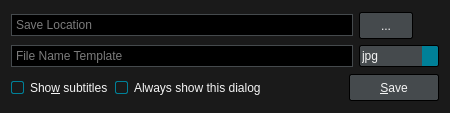
<?xml version="1.0" encoding="UTF-8"?>
<ui version="4.0">
 <class>ScreenshotDialog</class>
 <widget class="QDialog" name="ScreenshotDialog">
  <property name="geometry">
   <rect>
    <x>0</x>
    <y>0</y>
    <width>450</width>
    <height>113</height>
   </rect>
  </property>
  <property name="windowTitle">
   <string>Take Screenshot</string>
  </property>
  <property name="styleSheet">
   <string notr="true">QWidget {
	font: 12px &quot;Noto Sans&quot;, &quot;FreeSans&quot;;
	background: #1A1A1A;
	color: whitesmoke;
}

/* QCheckBox */

QCheckBox::indicator,
QGroupBox::indicator{
	width: 11px;
	height: 11px;
	border: 1px solid #008098;
	border-radius: 2px;
}
QCheckBox::indicator:unchecked,
QGroupBox::indicator:unchecked {
	border: 1px solid whitesmoke;
	background: #1A1A1A;
	image: none;
}
QCheckBox::indicator:checked,
QGroupBox::indicator:checked {
	border: 1px solid #008098;
	background: #008098;
	image: url(:/images/checked.svg);
}

/* QComboBox */

QComboBox {
	background: #454A4D;
	border: 1px solid #000;
	border-radius: 2px;
	padding: 2px;
}
QComboBox:focus {
	border: 1px solid #008098;
}
QComboBox::drop-down {
	background: #008098;
	border-top-right-radius: 2px;
	border-bottom-right-radius: 2px;
}
QComboBox::down-arrow {
	image: url(:/images/down-arrow.svg);
}

/* QLineEdit */

QLineEdit {
	background: #000;
	border: 1px solid #454A4D;
	padding: 2px;
}
QLineEdit:focus {
	border: 1px solid #008098;
}

/* QPushButton */

QPushButton {
	background: #454A4D;
	border: 1px solid #000;
	border-radius: 2px;
	color: whitesmoke;
	min-width: 76px;
	min-height: 17px;
	padding: 4px 6px;
}
QPushButton:focus {
	border: 1px solid #008098;
	outline: none;
}
QPushButton:pressed {
	background: #2E3133;
}
QPushButton:disabled {
	background: transparent;
	border: 1px solid #454A4D;
	color: #6F6F6F;
}</string>
  </property>
  <layout class="QVBoxLayout" name="verticalLayout">
   <item>
    <layout class="QGridLayout" name="gridLayout">
     <item row="0" column="1">
      <widget class="QPushButton" name="browseButton">
       <property name="sizePolicy">
        <sizepolicy hsizetype="Fixed" vsizetype="Fixed">
         <horstretch>0</horstretch>
         <verstretch>0</verstretch>
        </sizepolicy>
       </property>
       <property name="styleSheet">
        <string notr="true">QPushButton {
    min-width: 40px;
}</string>
       </property>
       <property name="text">
        <string>...</string>
       </property>
       <property name="autoDefault">
        <bool>false</bool>
       </property>
      </widget>
     </item>
     <item row="0" column="0">
      <widget class="QLineEdit" name="locationEdit">
       <property name="placeholderText">
        <string>Save Location</string>
       </property>
      </widget>
     </item>
     <item row="1" column="0">
      <widget class="QLineEdit" name="templateEdit">
       <property name="placeholderText">
        <string>File Name Template</string>
       </property>
      </widget>
     </item>
     <item row="1" column="1">
      <widget class="QComboBox" name="formatComboBox">
       <property name="sizePolicy">
        <sizepolicy hsizetype="Fixed" vsizetype="Fixed">
         <horstretch>0</horstretch>
         <verstretch>0</verstretch>
        </sizepolicy>
       </property>
       <property name="minimumSize">
        <size>
         <width>80</width>
         <height>0</height>
        </size>
       </property>
       <item>
        <property name="text">
         <string>jpg</string>
        </property>
       </item>
       <item>
        <property name="text">
         <string>png</string>
        </property>
       </item>
       <item>
        <property name="text">
         <string>tga</string>
        </property>
       </item>
      </widget>
     </item>
    </layout>
   </item>
   <item>
    <layout class="QHBoxLayout" name="horizontalLayout">
     <item>
      <widget class="QCheckBox" name="subtitlesCheckBox">
       <property name="text">
        <string>Sho&amp;w subtitles</string>
       </property>
      </widget>
     </item>
     <item>
      <widget class="QCheckBox" name="showCheckBox">
       <property name="text">
        <string>Always show this dialog</string>
       </property>
       <property name="checked">
        <bool>true</bool>
       </property>
      </widget>
     </item>
     <item>
      <spacer name="horizontalSpacer">
       <property name="orientation">
        <enum>Qt::Horizontal</enum>
       </property>
       <property name="sizeHint" stdset="0">
        <size>
         <width>40</width>
         <height>20</height>
        </size>
       </property>
      </spacer>
     </item>
     <item>
      <widget class="QPushButton" name="saveButton">
       <property name="sizePolicy">
        <sizepolicy hsizetype="Fixed" vsizetype="Fixed">
         <horstretch>0</horstretch>
         <verstretch>0</verstretch>
        </sizepolicy>
       </property>
       <property name="text">
        <string>&amp;Save</string>
       </property>
       <property name="default">
        <bool>true</bool>
       </property>
      </widget>
     </item>
    </layout>
   </item>
  </layout>
 </widget>
 <tabstops>
  <tabstop>locationEdit</tabstop>
  <tabstop>browseButton</tabstop>
  <tabstop>templateEdit</tabstop>
  <tabstop>formatComboBox</tabstop>
  <tabstop>subtitlesCheckBox</tabstop>
  <tabstop>showCheckBox</tabstop>
  <tabstop>saveButton</tabstop>
 </tabstops>
 <resources/>
 <connections/>
</ui>
